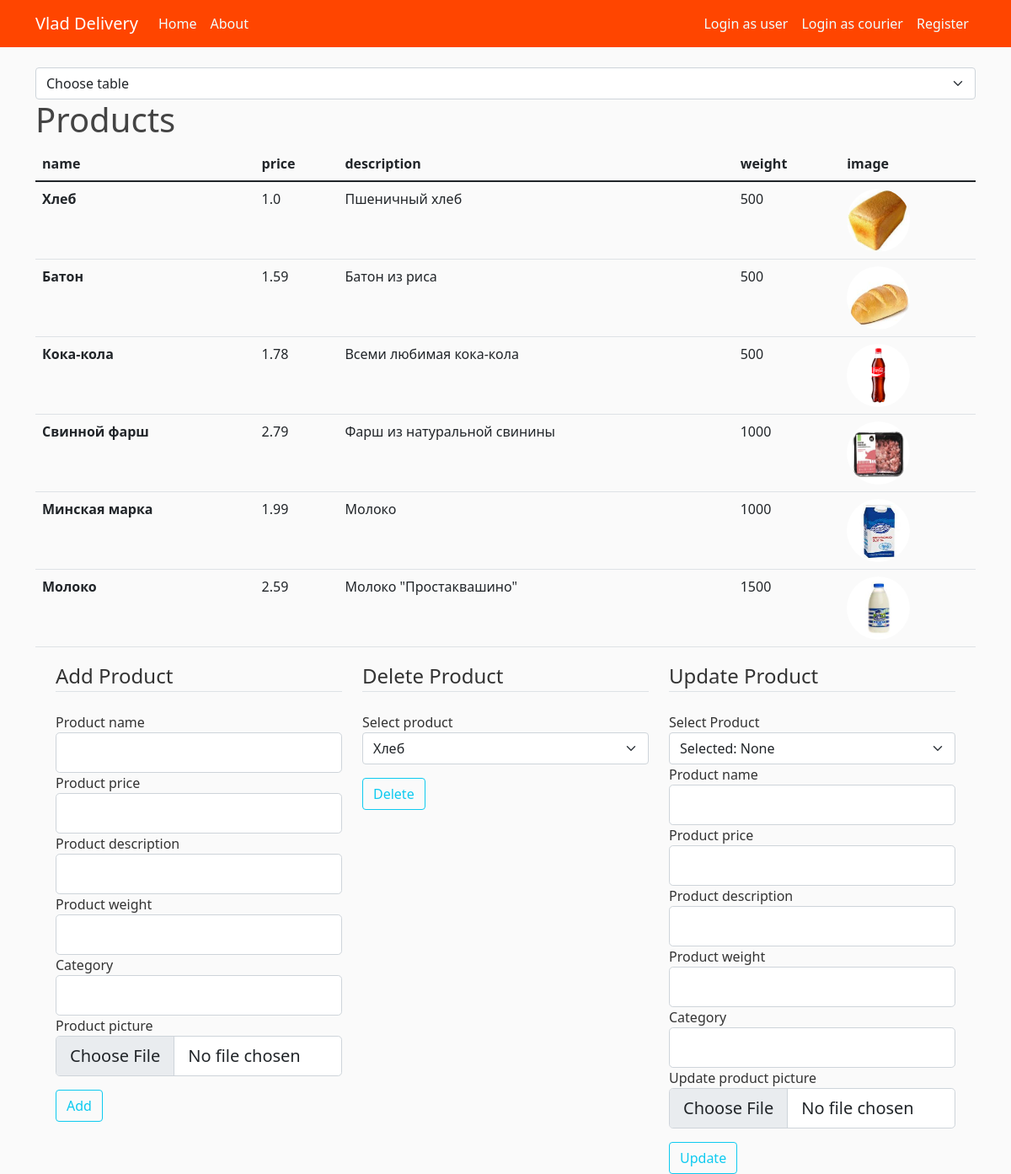
/admin_tables/products/, run on the app's committed database.
### bd_project/models.py (models this page shows, shortened)
class BaseModel(Model):
    id = PrimaryKeyField(unique=True)
    class Meta:
        database = db
        order_by = 'id'

class Product(BaseModel):
    name = CharField(20, unique=True, null=False)
    price = DoubleField(null=False)
    description = TextField(null=False)
    weight = IntegerField(null=False)
    image = CharField(null=False)
    category = CharField(null=False)
    class Meta:
        db_table = 'Products'

### bd_project/admin_products_table/routes.py (the view)
@admin_products_table.route('/admin_tables/products/', methods=['GET'])
def products_table():
    selected_product = 'None'
    add_form, delete_form, update_form, products = init_forms()
    delete_form.select_delete.choices = [(product.id, product.name) for product in products]
    return render_template('admin_pages/table_products.html', add_form=add_form, delete_form=delete_form,
                           update_form=update_form, products=products, selected_product=selected_product)

### bd_project/admin_products_table/forms.py (shortened to what this page needs)
class AddProductForm(FlaskForm):
    name_add = StringField('Product name',
                           validators=[DataRequired(), Length(min=2, max=20)])
    price_add = FloatField('Product price', validators=[DataRequired()])
    description_add = StringField('Product description', validators=[DataRequired()])
    weight_add = IntegerField('Product weight', validators=[DataRequired()])
    category_add = StringField('Category', validators=[DataRequired()])
    image_add = FileField('Product picture')
    submit_add = SubmitField('Add')

class DeleteProductForm(FlaskForm):
    select_delete = SelectField('Select product', coerce=int)
    submit_delete = SubmitField('Delete')

### bd_project/admin_products_table/utils.py (called while the page is built)
def init_forms():
    add_form = AddProductForm()
    delete_form = DeleteProductForm()
    update_form = UpdateProductForm()
    products = Product.select()
    return add_form, delete_form, update_form, products

### bd_project/templates/admin_pages/table_products.html (shortened to what this page needs)
{% extends "admin_pages/admin.html" %}
{% block table %}
<body>
<h1>Products</h1>
<table class="table table">
    <thead>
    <tr>
        <th scope="col">name</th>
        <th scope="col">price</th>
        <th scope="col">description</th>
        <th scope="col">weight</th>
        <th scope="col">image</th>
    </tr>
    </thead>
    <tbody>
    {% for product in products %}
    <tr>
        <th scope="row">{{ product.name }}</th>
        <td>{{ product.price }}</td>
        <td>{{ product.description }}</td>
        <td>{{ product.weight }}</td>
        <td><img class="rounded-circle image-size" src="{{ url_for('static',filename='food_pics/' + product.image) }}"></td>
    </tr>
    {% endfor %}
    </tbody>
</table>
<div class="container">
    <div class="row">
        <div class="col">
            <form method="post" action="{{ url_for('admin_products_table.product_creation') }} "
                  enctype="multipart/form-data">
                <fieldset class="form-group">
                    <legend class="border-bottom mb-4">Add Product</legend>
                    <div class="form-group">
                        {{ add_form.name_add.label(class="form-control-label") }}
                        {% if add_form.name_add.errors %}
                        {{ add_form.name_add(class="form-control form-control-lg is-invalid") }}
                        <div class="invalid-feedback">
                            {% for error in add_form.name_add.errors %}
                            <span>{{ error }}</span>
                            {% endfor %}
                        </div>
                        {% else %}
                        {{ add_form.name_add(class="form-control form-control-lg") }}
                        {% endif %}
                    </div>
                    <div class="form-group">
                        {{ add_form.price_add.label(class="form-control-label") }}
                        {% if add_form.price_add.errors %}
                        {{ add_form.price_add(class="form-control form-control-lg is-invalid") }}
                        <div class="invalid-feedback">
                            {% for error in add_form.price_add.errors %}
                            <span>{{ error }}</span>
                            {% endfor %}
                        </div>
                        {% else %}
                        {{ add_form.price_add(class="form-control form-control-lg") }}
                        {% endif %}
                    </div>
                    <div class="form-group">
                        {{ add_form.description_add.label(class="form-control-label") }}
                        {% if add_form.description_add.errors %}
                        {{ add_form.description_add(class="form-control form-control-lg is-invalid") }}
                        <div class="invalid-feedback">
                            {% for error in add_form.description_add.errors %}
                            <span>{{ error }}</span>
                            {% endfor %}
                        </div>
                        {% else %}
                        {{ add_form.description_add(class="form-control form-control-lg") }}
                        {% endif %}
                    </div>
                    <div class="form-group">
                        {{ add_form.weight_add.label(class="form-control-label") }}
                        {% if add_form.weight_add.errors %}
                        {{ add_form.weight_add(class="form-control form-control-lg is-invalid") }}
                        <div class="invalid-feedback">
                            {% for error in add_form.weight_add.errors %}
                            <span>{{ error }}</span>
                            {% endfor %}
                        </div>
                        {% else %}
                        {{ add_form.weight_add(class="form-control form-control-lg") }}
                        {% endif %}
                    </div>
                    <div class="form-group">
                        {{ add_form.category_add.label(class="form-control-label") }}
                        {% if add_form.category_add.errors %}
                        {{ add_form.category_add(class="form-control form-control-lg is-invalid") }}
                        <div class="invalid-feedback">
                            {% for error in add_form.category_add.errors %}
                            <span>{{ error }}</span>
                            {% endfor %}
                        </div>
                        {% else %}
                        {{ add_form.category_add(class="form-control form-control-lg") }}
                        {% endif %}
                    </div>
                    <div class="form-group">
                        {{ add_form.image_add.label(class="form-control-label") }}
                        {{ add_form.image_add(class="form-control-file form-control form-control-lg") }}
                    </div>
                    <div class="form-group pt-3">
                        {{ add_form.submit_add(class="btn btn-outline-info") }}
                    </div>
                </fieldset>
            </form>
        </div>
        <div class="col">
            <form method="post" action="{{ url_for('admin_products_table.product_removing') }} "
                  enctype="multipart/form-data">
                <fieldset class="form-group">
                    <legend class="border-bottom mb-4">Delete Product</legend>
                    <div class="form-group">
                        {{ delete_form.select_delete.label(class="form-control-label") }}
                        {{ delete_form.select_delete(class="form-select") }}
                    </div>
                    <div class="form-group pt-3">
                        {{ delete_form.submit_delete(class="btn btn-outline-info") }}
                    </div>
                </fieldset>
            </form>
        </div>
        <div class="col">
            <form method="post" action=""
                  enctype="multipart/form-data">
                <fieldset class="form-group">
                    <legend class="border-bottom mb-4">Update Product</legend>
                    <label class="form-control-label">Select Product</label>
                    <select class="form-select " onchange="location = this.value;" name="forma">
                        <option selected>Selected: {{ selected_product }}</option>
                    </select>
                    <div class="form-group">
                        {{ update_form.name_update.label(class="form-control-label") }}
                        {% if update_form.name_update.errors %}
                        {{ update_form.name_update(class="form-control form-control-lg is-invalid") }}
                        <div class="invalid-feedback">
                            {% for error in update_form.name_update.errors %}
                            <span>{{ error }}</span>
                            {% endfor %}
                        </div>
                        {% else %}
                        {{ update_form.name_update(class="form-control form-control-lg") }}
                        {% endif %}
                    </div>
                    <div class="form-group">
                        {{ update_form.price_update.label(class="form-control-label") }}
                        {% if update_form.price_update.errors %}
                        {{ update_form.price_update(class="form-control form-control-lg is-invalid") }}
                        <div class="invalid-feedback">
                            {% for error in update_form.price_update.errors %}
                            <span>{{ error }}</span>
                            {% endfor %}
                        </div>
                        {% else %}
                        {{ update_form.price_update(class="form-control form-control-lg") }}
                        {% endif %}
                    </div>
                    <div class="form-group">
                        {{ update_form.description_update.label(class="form-control-label") }}
                        {% if update_form.description_update.errors %}
                        {{ update_form.description_update(class="form-control form-control-lg is-invalid") }}
                        <div class="invalid-feedback">
                            {% for error in update_form.description_update.errors %}
                            <span>{{ error }}</span>
                            {% endfor %}
                        </div>
                        {% else %}
                        {{ update_form.description_update(class="form-control form-control-lg") }}
                        {% endif %}
                    </div>
                    <div class="form-group">
                        {{ update_form.weight_update.label(class="form-control-label") }}
                        {% if update_form.weight_update.errors %}
                        {{ update_form.weight_update(class="form-control form-control-lg is-invalid") }}
                        <div class="invalid-feedback">
                            {% for error in update_form.weight_update.errors %}
                            <span>{{ error }}</span>
                            {% endfor %}
                        </div>
                        {% else %}
                        {{ update_form.weight_update(class="form-control form-control-lg") }}
                        {% endif %}
                    </div>
                    <div class="form-group">
                        {{ update_form.category_update.label(class="form-control-label") }}
                        {% if update_form.category_update.errors %}
                        {{ update_form.category_update(class="form-control form-control-lg is-invalid") }}
                        <div class="invalid-feedback">
                            {% for error in update_form.category_update.errors %}
                            <span>{{ error }}</span>
                            {% endfor %}
                        </div>
                        {% else %}
                        {{ update_form.category_update(class="form-control form-control-lg") }}
                        {% endif %}
                    </div>
                    <div class="form-group">
                        {{ update_form.image_update.label(class="form-control-label") }}
                        {{ update_form.image_update(class="form-control-file form-control form-control-lg") }}
                    </div>
                    <div class="form-group pt-3">
                        {{ update_form.submit_update(class="btn btn-outline-info") }}
                    </div>
                </fieldset>
            </form>
        </div>
    </div>
</div>
</body>
{% endblock table %}

### bd_project/static/main.css (style rules this page uses)
body { background: #fafafa; color: #333333; margin-top: 5rem; }
h1, h2, h3, h4, h5, h6 { color: #444444; }
.image-size { height: 75px; width: 75px; }

### data on the page
Product: name "Хлеб", price "1.0", description "Пшеничный хлеб", weight "500", image (picture)
Product: name "Батон", price "1.59", description "Батон из риса", weight "500", image (picture)
Product: name "Кока-кола", price "1.78", description "Всеми любимая кока-кола", weight "500", image (picture)
Product: name "Свинной фарш", price "2.79", description "Фарш из натуральной свинины", weight "1000", image (picture)
Product: name "Минская марка", price "1.99", description "Молоко", weight "1000", image (picture)
Product: name "Молоко", price "2.59", description "Молоко \"Простаквашино\"", weight "1500", image (picture)

### other printed values
{{ add_form.name_add.label(class="form-control-label") }} "Product name"
{{ add_form.price_add.label(class="form-control-label") }} "Product price"
{{ add_form.description_add.label(class="form-control-label") }} "Product description"
{{ add_form.weight_add.label(class="form-control-label") }} "Product weight"
{{ add_form.category_add.label(class="form-control-label") }} "Category"
{{ add_form.image_add.label(class="form-control-label") }} "Product picture"
{{ delete_form.select_delete.label(class="form-control-label") }} "Select product"
{{ update_form.name_update.label(class="form-control-label") }} "Product name"
{{ update_form.price_update.label(class="form-control-label") }} "Product price"
{{ update_form.description_update.label(class="form-control-label") }} "Product description"
{{ update_form.weight_update.label(class="form-control-label") }} "Product weight"
{{ update_form.category_update.label(class="form-control-label") }} "Category"
{{ update_form.image_update.label(class="form-control-label") }} "Update product picture"
